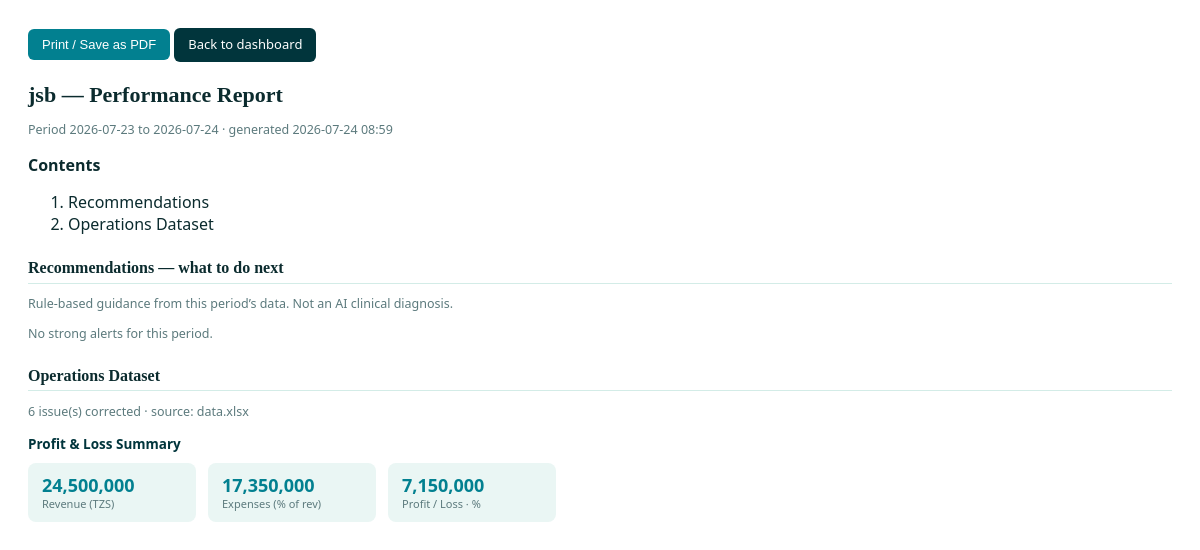
The app's page /dashboard/5/print (signed in) with its own data.
### models.py (models this page shows)
class Organization(db.Model):
    id = db.Column(db.Integer, primary_key=True)
    name = db.Column(db.String(150), nullable=False)
    region = db.Column(db.String(100), nullable=False)
    status = db.Column(db.String(20), default="pending")
    created_at = db.Column(db.DateTime, default=datetime.utcnow)
    users = db.relationship("User", backref="organization", lazy=True)
    categories = db.relationship("KPICategory", backref="organization", lazy=True)
    datasets = db.relationship("Dataset", backref="organization", lazy=True)
    reports = db.relationship("ReportRecord", backref="organization", lazy=True)
    targets = db.relationship("OrgTarget", backref="organization", lazy=True)

class ReportRecord(db.Model):
    id = db.Column(db.Integer, primary_key=True)
    org_id = db.Column(db.Integer, db.ForeignKey("organization.id"), nullable=False)
    period_start = db.Column(db.String(20), nullable=False)
    period_end = db.Column(db.String(20), nullable=False)
    summary_json = db.Column(db.Text)   # JSON: per-category computed stats
    generated_at = db.Column(db.DateTime, default=datetime.utcnow)
    generated_by = db.Column(db.Integer, db.ForeignKey("user.id"), nullable=True)

### app.py (the view)
@app.route("/dashboard/<int:report_id>/print")
@login_required(roles=["org_admin"])
def print_report(report_id):
    user = current_user()
    report = ReportRecord.query.get_or_404(report_id)
    if report.org_id != user.org_id:
        abort(403)
    summary, recommendations = _parse_report_payload(report)
    org = Organization.query.get(user.org_id)
    write_audit("report_printed", f"report #{report_id}", org_id=user.org_id, user=user)
    return render_template(
        "report_print.html",
        report=report,
        summary=summary,
        recommendations=recommendations,
        org=org,
    )

### app.py (called while the page is built)
def current_user():
    uid = session.get("user_id")
    if not uid:
        return None
    return User.query.get(uid)

def write_audit(action, detail="", org_id=None, user=None):
    user = user or current_user()
    entry = AuditLog(
        org_id=org_id if org_id is not None else (user.org_id if user else None),
        user_id=user.id if user else None,
        action=action,
        detail=(detail or "")[:500],
    )
    db.session.add(entry)
    db.session.commit()

@app.context_processor
def inject_user():
    return {
        "current_user": current_user(),
        "month_options": month_period_options(),
    }

def _normalize_summary(summary):
    for cat in summary.values():
        if not isinstance(cat, dict):
            continue
        sections = cat.get("sections") or {}
        for section in sections.values():
            if isinstance(section, dict) and "items" in section and "rows" not in section:
                section["rows"] = section.pop("items")
    return summary

def _parse_report_payload(report):
    data = json.loads(report.summary_json)
    if isinstance(data, dict) and "categories" in data:
        summary = data.get("categories") or {}
        recommendations = data.get("recommendations")
    else:
        summary = data if isinstance(data, dict) else {}
        recommendations = None
        if isinstance(summary, dict) and "__recommendations__" in summary:
            recommendations = summary.pop("__recommendations__", None)
    summary = _normalize_summary(summary)
    if recommendations is None:
        recommendations = build_recommendations(summary)
    return summary, recommendations

### data_utils.py (called while the page is built)
def month_period_options(months_back=11):
    today = pd.Timestamp.today().normalize()
    options = []
    for i in range(months_back + 1):
        d = (today.replace(day=1) - pd.DateOffset(months=i))
        start = d.replace(day=1)
        end = (start + pd.offsets.MonthEnd(0))
        options.append({
            "label": start.strftime("%B %Y"),
            "start": start.strftime("%Y-%m-%d"),
            "end": end.strftime("%Y-%m-%d"),
        })
    return options

### templates/report_print.html (shortened to what this page needs)
<!DOCTYPE html>
<html lang="en">
<head>
</head>
<body>
<div class="toolbar">
  <button class="btn" onclick="window.print()">Print / Save as PDF</button>
  <a class="btn" style="background:#01353C;" href="{{ url_for('view_dashboard', report_id=report.id) }}">Back to dashboard</a>
</div>
<h1>{{ org.name if org else 'Polyclinic' }} — Performance Report</h1>
<p class="muted">Period {{ report.period_start }} to {{ report.period_end }} · generated {{ report.generated_at.strftime('%Y-%m-%d %H:%M') }}</p>
<p><strong>Contents</strong></p>
<ol>
  <li>Recommendations</li>
  {% for cat_name, cat in summary.items() %}
  <li>{{ cat_name }}</li>
  {% endfor %}
</ol>
<h2>Recommendations — what to do next</h2>
<p class="muted">Rule-based guidance from this period’s data. Not an AI clinical diagnosis.</p>
{% if recommendations %}
  {% for r in recommendations %}
  <h3>{{ r.title }} <span class="muted">({{ r.priority }})</span></h3>
  <p class="muted">{{ r.reason }}</p>
  <ul>
    {% for a in r.actions %}
    <li>{{ a }}</li>
    {% endfor %}
  </ul>
  {% endfor %}
{% else %}
<p class="muted">No strong alerts for this period.</p>
{% endif %}
{% for cat_name, cat in summary.items() %}
  <h2>{{ cat_name }}</h2>
  <p class="muted">{{ cat.missing_corrected }} issue(s) corrected · source: {{ cat.filename }}</p>
  {% if cat.report_type == "operations_simple" %}
    {% set s = cat.sections %}
    {% if s.profit_loss %}
    <h3>Profit &amp; Loss Summary</h3>
    <div class="stats">
      <div class="stat"><div class="n">{{ "{:,.0f}".format(s.profit_loss.revenue_total) }}</div><div class="l">Revenue (TZS)</div></div>
      <div class="stat"><div class="n">{{ "{:,.0f}".format(s.profit_loss.expense_total) }}</div><div class="l">Expenses{% if s.profit_loss.expense_ratio_pct is not none %} ({{ s.profit_loss.expense_ratio_pct }}% of rev){% endif %}</div></div>
      <div class="stat"><div class="n">{{ "{:,.0f}".format(s.profit_loss.profit) }}</div><div class="l">Profit / Loss{% if s.profit_loss.profit_margin_pct is not none %} · {{ s.profit_loss.profit_margin_pct }}%{% endif %}</div></div>
    </div>
    {% endif %}
  {% endif %}
{% endfor %}
</body>
</html>

### templates/report_print.html (style rules this page uses)
body { font-family:Calibri,"Segoe UI",sans-serif; color:#0B2B2E; margin:28px; line-height:1.35; }
h1 { font-family:Cambria,Georgia,serif; font-size:22px; margin:0 0 4px; }
h2 { font-family:Cambria,Georgia,serif; font-size:16px; margin:22px 0 8px; border-bottom:1px solid #D3ECE7; padding-bottom:4px; }
h3 { font-size:13.5px; margin:14px 0 6px; color:#01353C; }
.muted { color:#5C7A7D; font-size:12.5px; }
.stats { display:flex; gap:12px; flex-wrap:wrap; margin:10px 0; }
.stat { background:#EAF6F4; padding:10px 14px; border-radius:8px; min-width:140px; }
.stat .n { font-size:18px; font-weight:700; color:#028090; }
.stat .l { font-size:11px; color:#5C7A7D; }
.toolbar { margin-bottom:18px; }
.btn { display:inline-block; background:#028090; color:#fff; padding:8px 14px; border-radius:6px; text-decoration:none; font-size:13px; border:none; cursor:pointer; }

### records on screen
Organization: name "jsb"
ReportRecord: period_start "2026-07-23", period_end "2026-07-24", generated_at "2026-07-24 08:59"

### other values on screen
{{ cat_name }} "Operations Dataset"
{{ cat.missing_corrected }} "6"
{{ cat.filename }} "data.xlsx"
{{ "{:,.0f}".format(s.profit_loss.revenue_total) }} "24,500,000"
{{ "{:,.0f}".format(s.profit_loss.expense_total) }} "17,350,000"
{{ "{:,.0f}".format(s.profit_loss.profit) }} "7,150,000"
